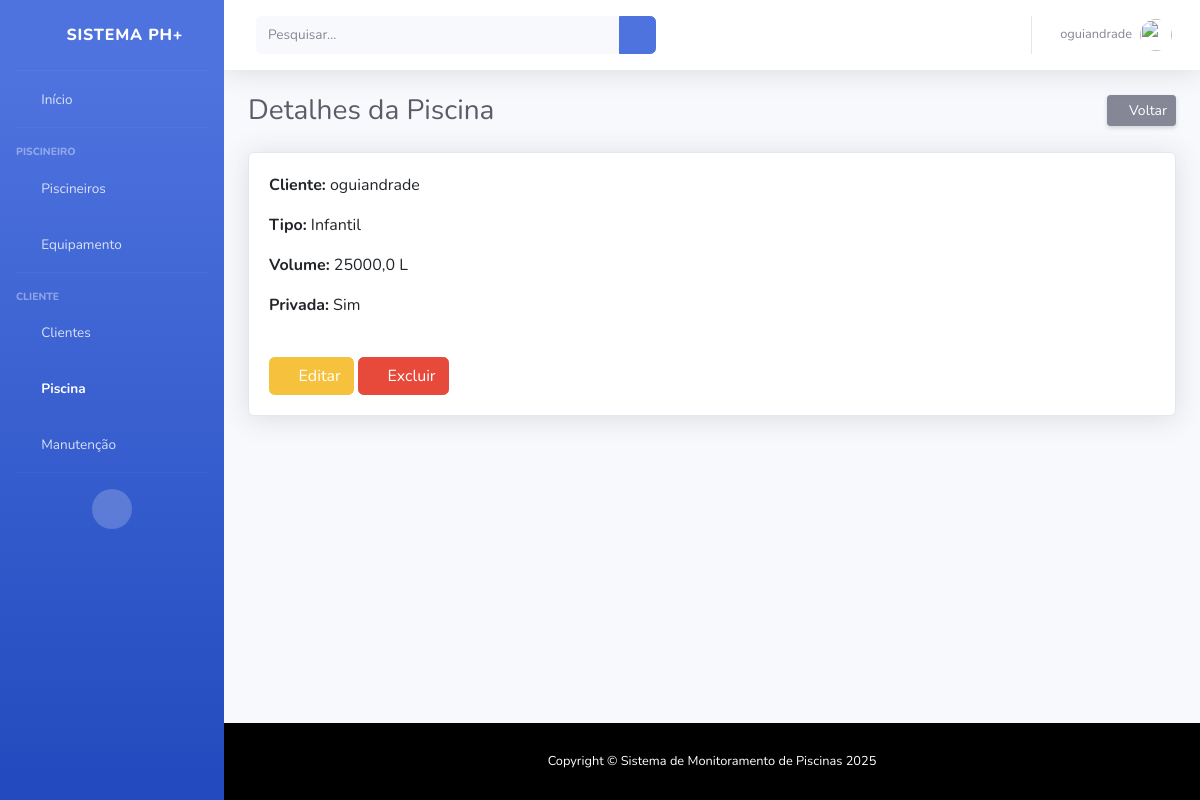
Page /piscina/3/ (signed in) on the committed database.
### piscina/models.py (models this page shows, shortened)
class Piscina(models.Model):
    cliente = models.ForeignKey(Cliente, on_delete=models.CASCADE, related_name="piscinas")
    volume = models.FloatField()
    tipo = models.CharField(max_length=50)
    privada = models.BooleanField(default=True)

### piscina/views.py (the view)
# urls.py: path('<int:id_piscina>/', views.detalhe, name="piscina_detalhe"),
@login_required
def detalhe(request, id_piscina):
    piscina = get_object_or_404(Piscina, id=id_piscina)
    return render(request, 'piscina/detalhe.html', {'piscina': piscina})

### templates/piscina/detalhe.html (shortened to what this page needs)
{% extends 'base.html' %}
{% load static %}
{% block content %}
<div class="d-sm-flex align-items-center justify-content-between mb-4">
    <h1 class="h3 mb-0 text-gray-800">Detalhes da Piscina</h1>
    <a href="{% url 'piscina_index' %}" class="d-none d-sm-inline-block btn btn-sm btn-secondary shadow-sm">
        <i class="fas fa-arrow-left fa-sm text-white-50"></i> Voltar
    </a>
</div>
<div class="card shadow mb-4">
    <div class="card-body">
        <div class="row">
            <div class="col-md-6">
                <p><strong>Cliente:</strong> {{ piscina.cliente.username }}</p>
                <p><strong>Tipo:</strong> {{ piscina.tipo }}</p>
                <p><strong>Volume:</strong> {{ piscina.volume }} L</p>
                <p><strong>Privada:</strong> {% if piscina.privada %}Sim{% else %}Não{% endif %}</p>
            </div>
        </div>
        <div class="mt-4">
            <a href="{% url 'piscina_edit' piscina.id %}" class="btn btn-warning">
                <i class="fas fa-edit"></i> Editar
            </a>
            <a href="{% url 'piscina_delete' piscina.id %}" class="btn btn-danger">
                <i class="fas fa-trash"></i> Excluir
            </a>
        </div>
    </div>
</div>
{% endblock %}

### templates/topbar.html (shortened to what this page needs)
{% load static %}
<nav class="navbar navbar-expand navbar-light bg-white topbar mb-4 static-top shadow">
    <form class="d-none d-sm-inline-block form-inline mr-auto ml-md-3 my-2 my-md-0 mw-100 navbar-search">
        <div class="input-group">
            <input type="text" class="form-control bg-light border-0 small" placeholder="Pesquisar..."
                aria-label="Search" aria-describedby="basic-addon2">
            <div class="input-group-append">
                <button class="btn btn-primary" type="button">
                    <i class="fas fa-search fa-sm"></i>
                </button>
            </div>
        </div>
    </form>
    <ul class="navbar-nav ml-auto">
        <li class="nav-item dropdown no-arrow">
            <a class="nav-link dropdown-toggle" href="#" id="userDropdown" role="button" data-toggle="dropdown"
                aria-haspopup="true" aria-expanded="false">
                <span class="mr-2 d-none d-lg-inline text-gray-600 small">
                    {% if user.is_authenticated %}
                    {{ user.username }}
                    {% else %}
                    Guest
                    {% endif %}
                </span>
                <img class="img-profile rounded-circle" src="{% static 'sb-admin-2/img/undraw_profile.svg' %}">
            </a>
        </li>
    </ul>
</nav>

### templates/base.html (style rules this page uses)
html, body { height: 100%; }
body { display: flex; flex-direction: column; min-height: 100vh; }

### rows in the picture
Piscina: cliente.username "oguiandrade", tipo "Infantil", volume "25000,0"

### other values in the picture
{{ user.username }} "oguiandrade"
